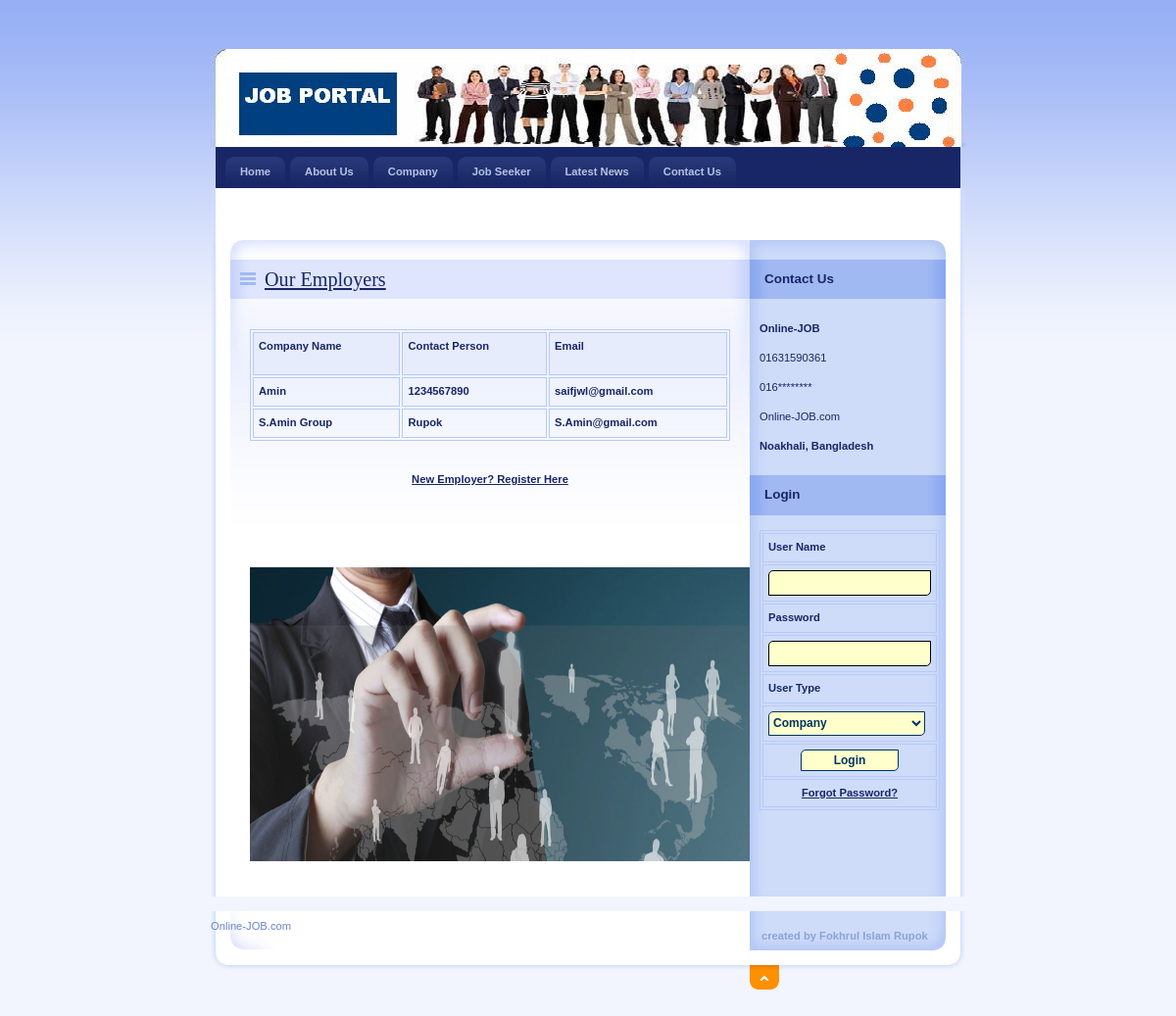
Page /Employer.php on the committed database.
### tables this page shows
CREATE TABLE `employer_reg` (
  `EmployerId` int(11) NOT NULL,
  `CompanyName` varchar(20) NOT NULL,
  `ContactPerson` varchar(20) NOT NULL,
  `Address` varchar(100) NOT NULL,
  `City` varchar(20) NOT NULL,
  `Email` varchar(40) NOT NULL,
  `Mobile` bigint(20) NOT NULL,
  `Area_Work` varchar(40) NOT NULL,
  `Status` varchar(10) NOT NULL,
  `UserName` varchar(20) NOT NULL,
  `Password` varchar(20) NOT NULL,
  `Question` varchar(100) NOT NULL,
  `Answer` varchar(50) NOT NULL
);

### Employer.php (the view, shortened to what this page needs)
<!DOCTYPE html PUBLIC "-//W3C//DTD XHTML 1.0 Strict//EN" "http://www.w3.org/TR/xhtml1/DTD/xhtml1-strict.dtd">
<html xmlns="http://www.w3.org/1999/xhtml" xml:lang="cs" lang="cs">
<head>
    <link rel="stylesheet" media="screen,projection" type="text/css" href="./css/main.css" />
    <link rel="stylesheet" media="print" type="text/css" href="./css/print.css" />
    <link rel="stylesheet" media="aural" type="text/css" href="./css/aural.css" />
</head>
<body id="www-url-cz">
<div id="main" class="box">
<?php
include "Header.php"
?>
<?php
include "menu.php"
?>
    <div id="page" class="box">
    <div id="page-in" class="box">
        <div id="strip" class="box noprint">
            <p id="breadcrumbs">&nbsp;</p>
        </div>
        <div id="content">
            <div class="article">
                <h2><span><a href="#">Our Employers</a></span></h2>
                <p>
              <table width="100%" border="1" cellpadding="1" cellspacing="2" bordercolor="#006699" >
<tr>
<th height="32" bgcolor="#006699" class="style3"><div align="left" class="style9 style5 style2"><strong>Company Name</strong></div></th>
<th bgcolor="#006699" class="style3"><div align="left" class="style9 style5 style2"><strong>Contact Person</strong></div></th>
<th bgcolor="#006699" class="style3"><div align="left" class="style9 style5 style2"><strong>Email</strong></div></th>
</tr>
<?php
$con = mysqli_connect("localhost","root","","job");
$sql = "select * from employer_reg where Status='Confirm'";
$result = mysqli_query($con,$sql);
while($row = mysqli_fetch_array($result))
{
$CompanyName=$row['CompanyName'];
$ContactPerson=$row['ContactPerson'];
$Email=$row['Email'];
?>
<tr>
<td class="style3"><div align="left" class="style9 style5"><strong><?php echo $CompanyName;?></strong></div></td>
<td class="style3"><div align="left" class="style9 style5"><strong><?php echo $ContactPerson;?></strong></div></td>
<td class="style3"><div align="left" class="style9 style5"><strong><?php echo $Email;?></strong></div></td>
</tr>
<?php
}
?>
</table>
                </p>
                <div align="center"><a href="EmployerReg.php"><strong>New Employer? Register Here</strong></a>
                  </div>
              <p class="btn-more box noprint">&nbsp;</p>
          </div>
			<p align="right"> <img src="design/banner-4.jpg" alt="" width="510" height="300" /></p>
        </div>
<?php
include "right.php"
?>
    </div>
    </div>
<?php
include "footer.php"
?>
</div>
</body>
</html>

### css/main.css (style rules this page uses)
* { min-height:1px; }
body { border:0; margin:0; padding:0; background:#F2F5FE url("../design/bg.gif") 0 0 repeat-x; font:70%/160% "verdana",sans-serif; color:#192666; _text-align:center; }
a { color:#192666; }
p { border:0; margin:15px 0; padding:0; line-height:30px; }
div { display:block; border:0; margin:0; padding:0; }
h1, h2, h3, h4, h5 { border:0; margin:15px 0 10px 0; padding:0; font-weight:bold; }
h2 { font-size:180%; line-height:100%; font-family:"georgia",serif; font-weight:normal; }
table { display:table; margin:15px 0; padding:0; border:1px solid #B7CAF6; font-size:100%; }
tr { display:table-row; }
th, td { display: table-cell; border:1px solid #B7CAF6; margin:0; padding:5px; vertical-align:top; text-align:left; }
th { background:#E7ECFD; text-align:center; color:#192666; font-weight:bold; }
a, img, span { border:0; margin:0; padding:0; }
strong, .strong { font-weight:bold; }
.box { min-height:1px; _height:1px; }
.box:after { content:"."; display:block; line-height:0px; font-size:0px; visibility:hidden; clear:both; }
#main { width:770px; margin:50px auto 0 auto; _text-align:left; }
#page { width:770px; min-height:1px; background:#FFF url("../design/bg_page.gif") 0 0 repeat-y; _height:1px; }
#page-in { min-height:1px; padding:10px 0; background:url("../design/bg_page_in.jpg") 0 0 no-repeat; _height:1px; }
#strip { position:relative; clear:both; padding:3px 20px 10px 20px; color:#6182D1; }
#strip p { margin:0; }
#strip #breadcrumbs { width:520px; margin:0; padding:0; }
#content { float:left; width:530px; _width:550px; margin:0; padding:0 0 0 20px; }
#content .article { clear:both; margin:0; padding:20px; background:url("../design/content_article_bg.jpg") 0 0 no-repeat; }
#content .article h2 { margin:0 -20px; padding:10px; background:#DEE5FD url("../design/content_title_bg.gif") 0 0 repeat-y; color:#192666; }
#content .article h2 span { background:url("../design/ico_list.gif") 0 50% no-repeat; padding-left:25px; }
#content .article p { text-align:justify; }
#content .btn-more { margin:0 0 15px 0; padding:0; border:0; position:relative; }

### css/print.css (style rules this page uses)
body { border:0; margin:0; padding:0; font-size:12pt }
a { color:#000; text-decoration:none; }
h1, h2, h3 { page-break-after:avoid; page-break-inside:avoid; }
table { border-collapse: collapse; border-width:1px; border-style:solid; }
th, td { display:table-cell; border-width:1px; border-style:solid; }
.noprint { display:none; }

### css/aural.css (style rules this page uses)
body { voice-family:paul,male; volume:loud; speech-rate:slow; richness:90; stress:20; }
h1, h2, h3, h4, h5 { cue-before:url("ping.au"); }
p, table { pause:50ms; }
strong { pitch:medium; pitch-range:60; stress:90; richness:90; }

### Employer.php (style rules this page uses)
.style2 { font-weight: bold }

### rows in the picture
employer_reg: CompanyName "Amin", ContactPerson "1234567890", Email "saifjwl@gmail.com"
employer_reg: CompanyName "S.Amin Group", ContactPerson "Rupok", Email "S.Amin@gmail.com"
